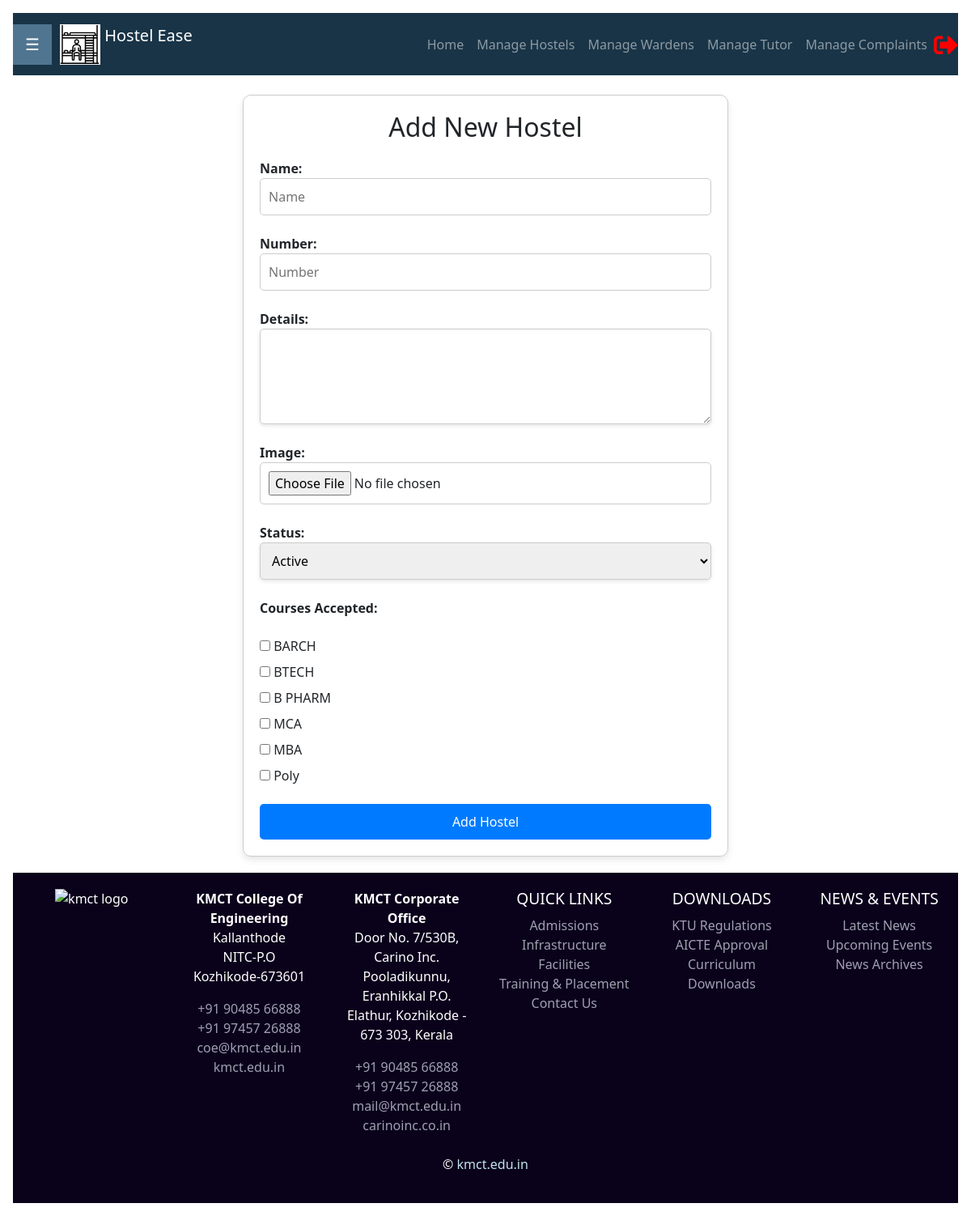
Screenshot of /admin_add_hostel with the database file from the repository.
### hostel_project/models.py (models this page shows, shortened)
class Course(models.Model):
    DEPARTMENT = models.ForeignKey(Department, on_delete=models.CASCADE)
    course_name = models.CharField(max_length=50)
    type = models.CharField(max_length=100)
    duration = models.IntegerField()

### hostel_project/views.py (the view, shortened to what this page needs)
# urls.py: path('admin_add_hostel',views.admin_add_hostel,name='admin_add_hostel'),
def admin_add_hostel(request):
    courses = Course.objects.all()
    return render(request, 'admin/admin_add_hostel.html', {'courses': courses})

### hostel_project/context_processors.py (called while the page is built)
def user_name(request):
    return {
        'user_name': request.session.get('user_name', 'Guest')
    }

### templates/admin/admin_add_hostel.html (shortened to what this page needs)
{% extends "admin/base.html" %}
{% load static %}
{% block body %}
<form method="POST" action="{% url 'admin_add_hostel' %}" enctype="multipart/form-data" style="max-width: 600px; margin: auto; padding: 20px; border: 1px solid #ccc; border-radius: 10px; box-shadow: 0 4px 8px rgba(0, 0, 0, 0.1);">
    <h2 style="text-align: center; margin-bottom: 20px;">Add New Hostel</h2>
    <div class="Hostel" style="display: flex; flex-direction: column; gap: 15px;">
        <label for="Hostel" style="font-weight: bold;">Name:
            <input type="text" name="name" placeholder="Name" autocomplete="off" required style="width: 100%; padding: 10px; border: 1px solid #ccc; border-radius: 5px;">
        </label>
        <label for="number" style="font-weight: bold;">Number:
            <input type="number" required name="number" placeholder="Number" autocomplete="off" style="width: 100%; padding: 10px; border: 1px solid #ccc; border-radius: 5px;">
        </label>
        <label style="display: block; font-weight: bold;">Details:
            <textarea required rows="4" name="address" style="width: 100%; padding: 10px; border: 1px solid #ccc; border-radius: 5px; box-shadow: 0 2px 5px rgba(0, 0, 0, 0.1);"></textarea>
        </label>
        <label for="Image" style="font-weight: bold;">Image:
            <input type="file" name="image" required style="width: 100%; padding: 10px; border: 1px solid #ccc; border-radius: 5px;">
        </label>
        <label style="display: block; font-weight: bold;">Status:
            <select name="status" required style="width: 100%; padding: 10px; border: 1px solid #ccc; border-radius: 5px; box-shadow: 0 2px 5px rgba(0, 0, 0, 0.1);">
                <option value="active">Active</option>
            </select>
        </label>
        <label for="courses" style="font-weight: bold;">Courses Accepted:</label>
        <div id="courses">
            {% for course in courses %}
            <label>
                <input type="checkbox" name="courses" value="{{ course.id }}"> {{ course.course_name }}
            </label><br>
            {% endfor %}
        </div>
        <input type="submit" value="Add Hostel" style="width: 100%; padding: 10px; border: none; border-radius: 5px; background-color: #007bff; color: white; font-size: 16px; cursor: pointer;">
    </div>
</form>
{% endblock body %}

### rows the page displays
Course: course_name "BARCH"
Course: course_name "BTECH"
Course: course_name "B PHARM"
Course: course_name "MCA"
Course: course_name "MBA"
Course: course_name "Poly"
